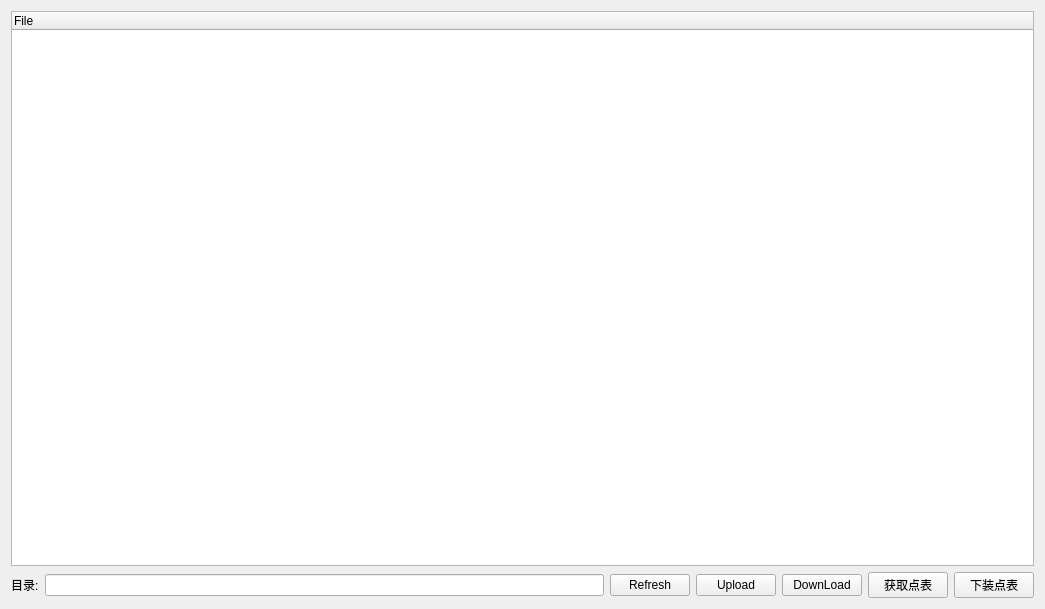
<?xml version="1.0" encoding="UTF-8"?>
<ui version="4.0">
 <class>CFileTransWgt</class>
 <widget class="QWidget" name="CFileTransWgt">
  <property name="geometry">
   <rect>
    <x>0</x>
    <y>0</y>
    <width>1045</width>
    <height>609</height>
   </rect>
  </property>
  <property name="windowTitle">
   <string>CFileTransWgt</string>
  </property>
  <layout class="QVBoxLayout" name="verticalLayout_2">
   <item>
    <layout class="QVBoxLayout" name="verticalLayout">
     <item>
      <widget class="QSplitter" name="splitter">
       <property name="orientation">
        <enum>Qt::Horizontal</enum>
       </property>
       <widget class="QTreeWidget" name="treeWidget">
        <column>
         <property name="text">
          <string>File</string>
         </property>
        </column>
       </widget>
      </widget>
     </item>
     <item>
      <layout class="QHBoxLayout" name="horizontalLayout">
       <item>
        <widget class="QLabel" name="label">
         <property name="text">
          <string>目录:</string>
         </property>
        </widget>
       </item>
       <item>
        <widget class="QLineEdit" name="lineEdit"/>
       </item>
       <item>
        <widget class="QPushButton" name="pushButton">
         <property name="sizePolicy">
          <sizepolicy hsizetype="Preferred" vsizetype="Fixed">
           <horstretch>0</horstretch>
           <verstretch>0</verstretch>
          </sizepolicy>
         </property>
         <property name="text">
          <string>Refresh</string>
         </property>
        </widget>
       </item>
       <item>
        <widget class="QPushButton" name="pushButton_2">
         <property name="sizePolicy">
          <sizepolicy hsizetype="Preferred" vsizetype="Fixed">
           <horstretch>0</horstretch>
           <verstretch>0</verstretch>
          </sizepolicy>
         </property>
         <property name="text">
          <string>Upload</string>
         </property>
        </widget>
       </item>
       <item>
        <widget class="QPushButton" name="pushButton_3">
         <property name="sizePolicy">
          <sizepolicy hsizetype="Preferred" vsizetype="Fixed">
           <horstretch>0</horstretch>
           <verstretch>0</verstretch>
          </sizepolicy>
         </property>
         <property name="text">
          <string>DownLoad</string>
         </property>
        </widget>
       </item>
       <item>
        <widget class="QPushButton" name="pushButton_4">
         <property name="sizePolicy">
          <sizepolicy hsizetype="Preferred" vsizetype="Fixed">
           <horstretch>0</horstretch>
           <verstretch>0</verstretch>
          </sizepolicy>
         </property>
         <property name="text">
          <string>获取点表</string>
         </property>
        </widget>
       </item>
       <item>
        <widget class="QPushButton" name="pushButton_5">
         <property name="sizePolicy">
          <sizepolicy hsizetype="Preferred" vsizetype="Fixed">
           <horstretch>0</horstretch>
           <verstretch>0</verstretch>
          </sizepolicy>
         </property>
         <property name="text">
          <string>下装点表</string>
         </property>
        </widget>
       </item>
      </layout>
     </item>
    </layout>
   </item>
  </layout>
 </widget>
 <layoutdefault spacing="6" margin="11"/>
 <resources/>
 <connections/>
</ui>
